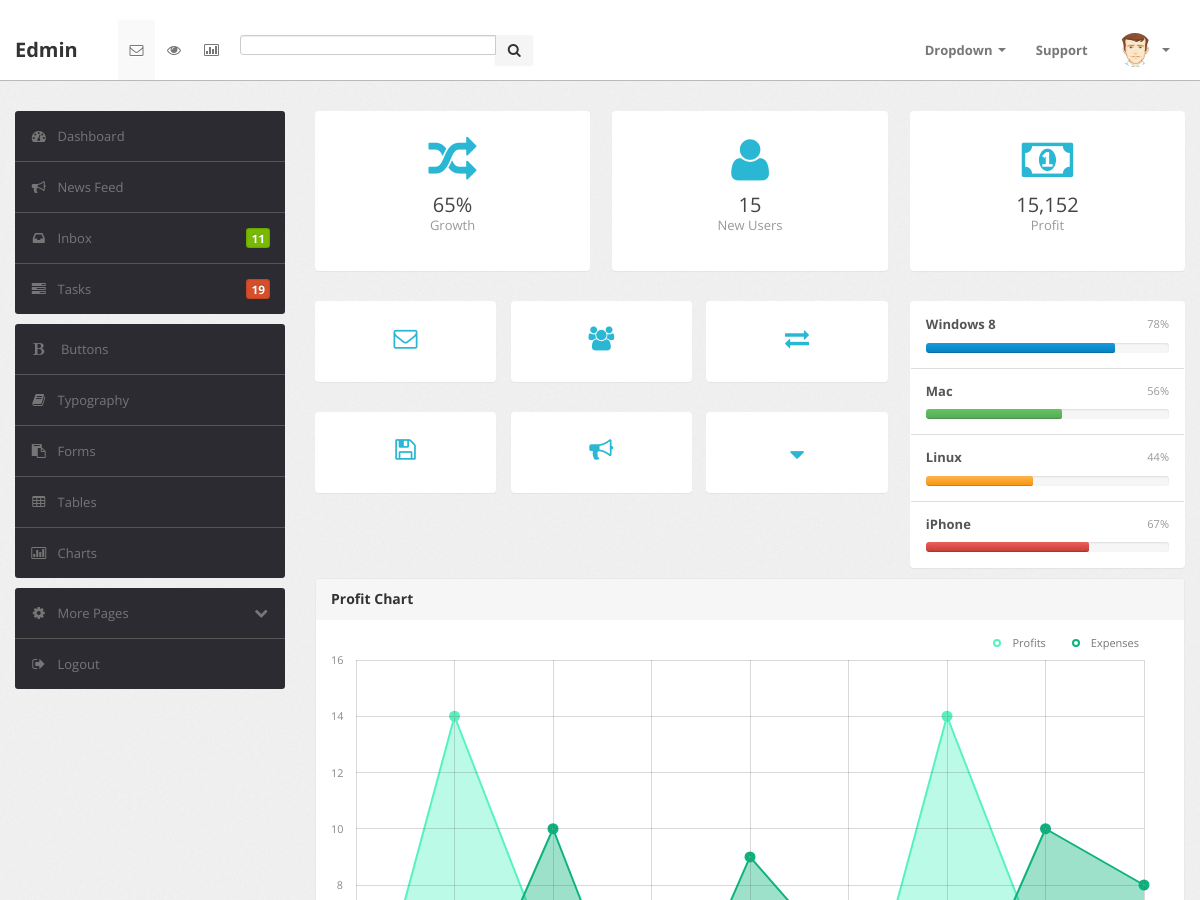
Before: / (upper part) with the older database file.
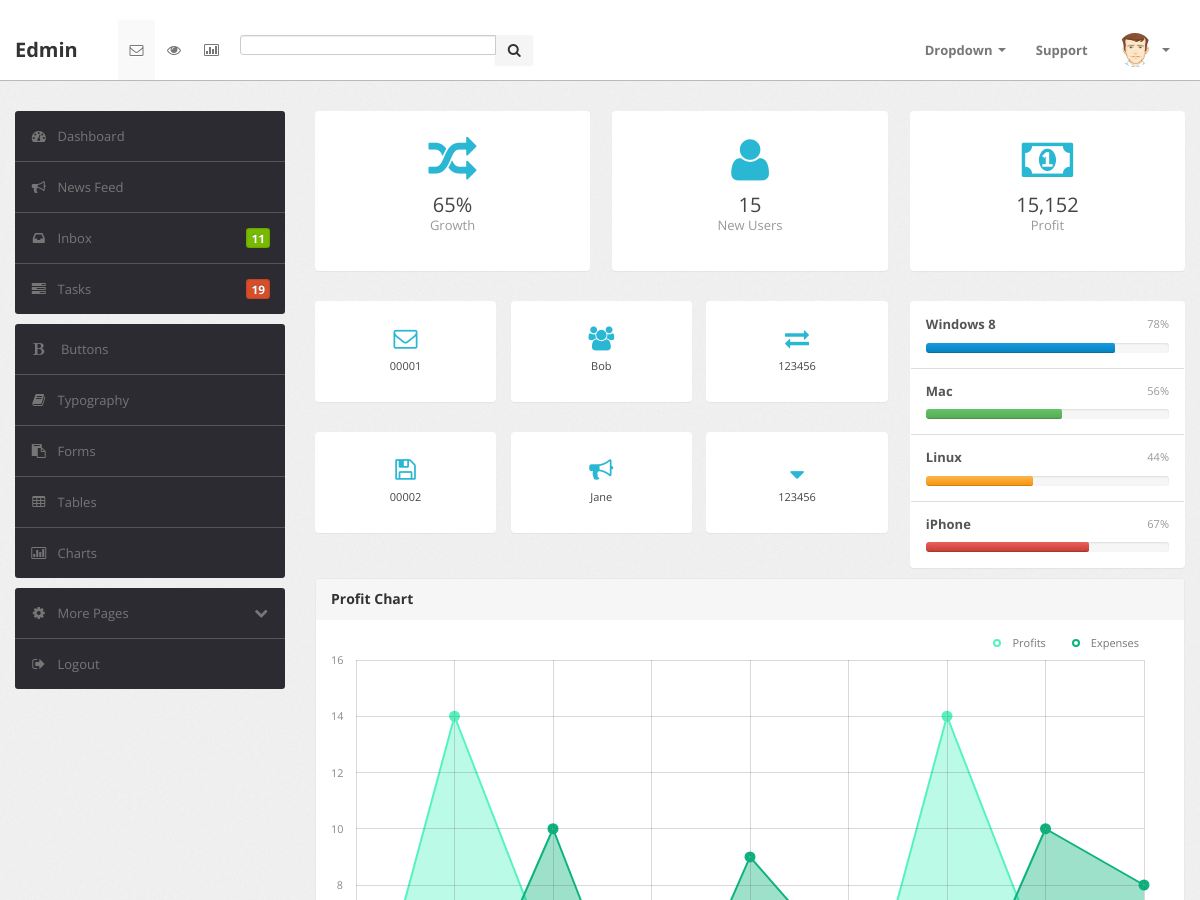
After: the same page with the newer database file.
### index/models.py (models this page shows, shortened)
class Users(models.Model):
    class Meta():
        verbose_name = '用户'
        verbose_name_plural = '所有用户'
    id = models.CharField(max_length=10, default=0, primary_key=True)
    name = models.CharField(max_length=20)
    password = models.CharField(max_length=20)

### index/views.py (the view)
# urls.py: path('', include('index.urls'))
def index(request):
    return render(request, 'index.html', {'users': models.Users.objects.all()})

### templates/index.html (shortened to what this page needs)
﻿<!DOCTYPE html>
<html lang="en">
    <head>
        <link type="text/css" href="../static/bootstrap/css/bootstrap.min.css" rel="stylesheet">
        <link type="text/css" href="../static/bootstrap/css/bootstrap-responsive.min.css" rel="stylesheet">
        <link type="text/css" href="../static/css/theme.css" rel="stylesheet">
        <link type="text/css" href="../static/images/icons/css/font-awesome.css" rel="stylesheet">
    </head>
    <body>
        <div class="navbar navbar-fixed-top">
            <div class="navbar-inner">
                <div class="container">
                        <a class="brand" href="index.html">Edmin </a>
                    <div class="nav-collapse collapse navbar-inverse-collapse">
                        <ul class="nav nav-icons">
                            <li class="active"><a href="#"><i class="icon-envelope"></i></a></li>
                            <li><a href="#"><i class="icon-eye-open"></i></a></li>
                            <li><a href="#"><i class="icon-bar-chart"></i></a></li>
                        </ul>
                        <form class="navbar-search pull-left input-append" action="#">
                        <input type="text" class="span3">
                        <button class="btn" type="button">
                            <i class="icon-search"></i>
                        </button>
                        </form>
                        <ul class="nav pull-right">
                            <li class="dropdown"><a href="#" class="dropdown-toggle" data-toggle="dropdown">Dropdown
                                <b class="caret"></b></a>
                            </li>
                            <li><a href="#">Support </a></li>
                            <li class="nav-user dropdown"><a href="#" class="dropdown-toggle" data-toggle="dropdown">
                                <img src="../static/images/user.png" class="nav-avatar" />
                                <b class="caret"></b></a>
                            </li>
                        </ul>
                    </div>
                </div>
            </div>
        </div>
        <div class="wrapper">
            <div class="container">
                <div class="row">
                    <div class="span3">
                        <div class="sidebar">
                            <ul class="widget widget-menu unstyled">
                                <li class="active"><a href="index.html"><i class="menu-icon icon-dashboard"></i>Dashboard
                                </a></li>
                                <li><a href="activity.html"><i class="menu-icon icon-bullhorn"></i>News Feed </a>
                                </li>
                                <li><a href="message.html"><i class="menu-icon icon-inbox"></i>Inbox <b class="label green pull-right">
                                    11</b> </a></li>
                                <li><a href="task.html"><i class="menu-icon icon-tasks"></i>Tasks <b class="label orange pull-right">
                                    19</b> </a></li>
                            </ul>
                            <ul class="widget widget-menu unstyled">
                                <li><a href="ui-button-icon.html"><i class="menu-icon icon-bold"></i> Buttons </a></li>
                                <li><a href="ui-typography.html"><i class="menu-icon icon-book"></i>Typography </a></li>
                                <li><a href="form.html"><i class="menu-icon icon-paste"></i>Forms </a></li>
                                <li><a href="table.html"><i class="menu-icon icon-table"></i>Tables </a></li>
                                <li><a href="charts.html"><i class="menu-icon icon-bar-chart"></i>Charts </a></li>
                            </ul>
                            <ul class="widget widget-menu unstyled">
                                <li><a class="collapsed" data-toggle="collapse" href="#togglePages"><i class="menu-icon icon-cog">
                                </i><i class="icon-chevron-down pull-right"></i>More Pages </a>
                                </li>
                                <li><a href="#"><i class="menu-icon icon-signout"></i>Logout </a></li>
                            </ul>
                        </div>
                    </div>
                    <div class="span9">
                        <div class="content">
                            <div class="btn-controls">
                                <div class="btn-box-row row-fluid">
                                    <a href="#" class="btn-box big span4"><i class=" icon-random"></i><b>65%</b>
                                        <p class="text-muted">
                                            Growth</p>
                                    </a><a href="#" class="btn-box big span4"><i class="icon-user"></i><b>15</b>
                                        <p class="text-muted">
                                            New Users</p>
                                    </a><a href="#" class="btn-box big span4"><i class="icon-money"></i><b>15,152</b>
                                        <p class="text-muted">
                                            Profit</p>
                                    </a>
                                </div>
                                <div class="btn-box-row row-fluid">
                                    <div class="span8">
                                        <div class="row-fluid">
                                            <div class="span12">
                                                <a href="#" class="btn-box small span4"><i class="icon-envelope"></i><b>{{ users.0.id }}</b>
                                                </a><a href="#" class="btn-box small span4"><i class="icon-group"></i><b>{{ users.0.name }}</b>
                                                </a><a href="#" class="btn-box small span4"><i class="icon-exchange"></i><b>{{ users.0.password }}</b>
                                                </a>
                                            </div>
                                        </div>
                                        <div class="row-fluid">
                                            <div class="span12">
                                                <a href="#" class="btn-box small span4"><i class="icon-save"></i><b>{{ users.1.id }}</b></a>
                                                <a href="#" class="btn-box small span4"><i class="icon-bullhorn"></i><b>{{ users.1.name }}</b></a>
                                                <a href="#" class="btn-box small span4"><i class="icon-sort-down"></i><b>{{ users.1.password }}</b></a>
                                            </div>
                                        </div>
                                    </div>
                                    <ul class="widget widget-usage unstyled span4">
                                        <li>
                                            <p>
                                                <strong>Windows 8</strong> <span class="pull-right small muted">78%</span>
                                            </p>
                                            <div class="progress tight">
                                                <div class="bar" style="width: 78%;">
                                                </div>
                                            </div>
                                        </li>
                                        <li>
                                            <p>
                                                <strong>Mac</strong> <span class="pull-right small muted">56%</span>
                                            </p>
                                            <div class="progress tight">
                                                <div class="bar bar-success" style="width: 56%;">
                                                </div>
                                            </div>
                                        </li>
                                        <li>
                                            <p>
                                                <strong>Linux</strong> <span class="pull-right small muted">44%</span>
                                            </p>
                                            <div class="progress tight">
                                                <div class="bar bar-warning" style="width: 44%;">
                                                </div>
                                            </div>
                                        </li>
                                        <li>
                                            <p>
                                                <strong>iPhone</strong> <span class="pull-right small muted">67%</span>
                                            </p>
                                            <div class="progress tight">
                                                <div class="bar bar-danger" style="width: 67%;">
                                                </div>
                                            </div>
                                        </li>
                                    </ul>
                                </div>
                            </div>
                            <div class="module">
                                <div class="module-head">
                                    <h3>
                                        Profit Chart</h3>
                                </div>
                                <div class="module-body">
                                    <div class="chart inline-legend grid">
                                        <div id="placeholder2" class="graph" style="height: 500px">
                                        </div>
                                    </div>
                                </div>
                            </div>
                        </div>
                    </div>
                </div>
            </div>
        </div>
    </body>
</html>

Changed rows visible on the page:
added Users: id "00001", name "Bob", password "123456"
added Users: id "00002", name "Jane", password "123456"
